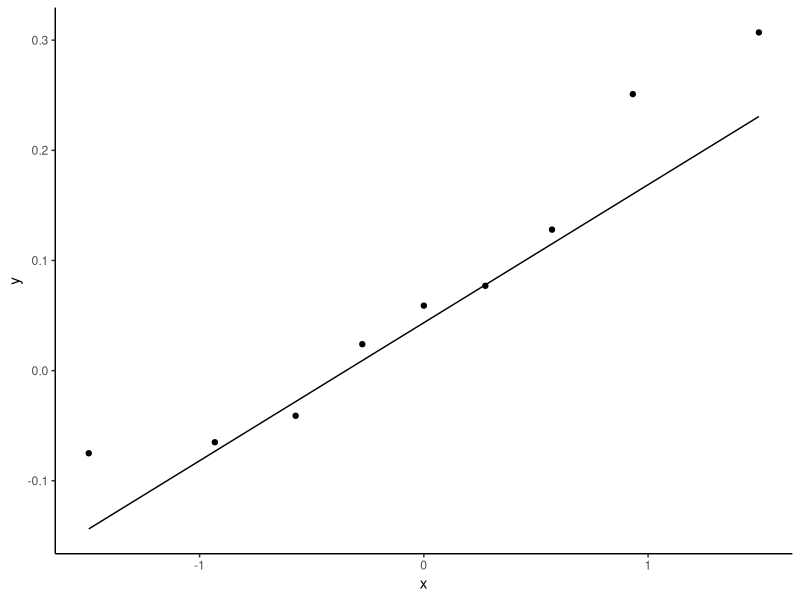

The R script that drew this image:
## ---- chunk 1
knitr::opts_chunk$set(echo = FALSE, dev="svg")
## ---- chunk 2
if(!require("tidyverse")) {
  install.packages("tidyverse", repos="https://cloud.r-project.org/",
         quiet=TRUE, type="binary")
  library("tidyverse")
}
if(!require("kableExtra")) {
  install.packages("kableExtra", repos="https://cloud.r-project.org/",
         quiet=TRUE, type="binary")
  library("kableExtra")
}
## ---- chunk 3
datos <- read.table("vigas.txt", header=TRUE, dec=".", sep=";")
kable_styling(kable(datos), font_size=28)
## ---- chunk 4
datos$Dif <- datos$Metodo1 - datos$Metodo2
shapiro.test(datos$Dif)
## ---- chunk 5
ggplot(datos, aes(sample=Dif)) +
  geom_qq() + geom_qq_line() + theme_classic()
## ---- chunk 6
t.test(datos$Dif)
## ---- chunk 7
wilcox.test(datos$Dif)
